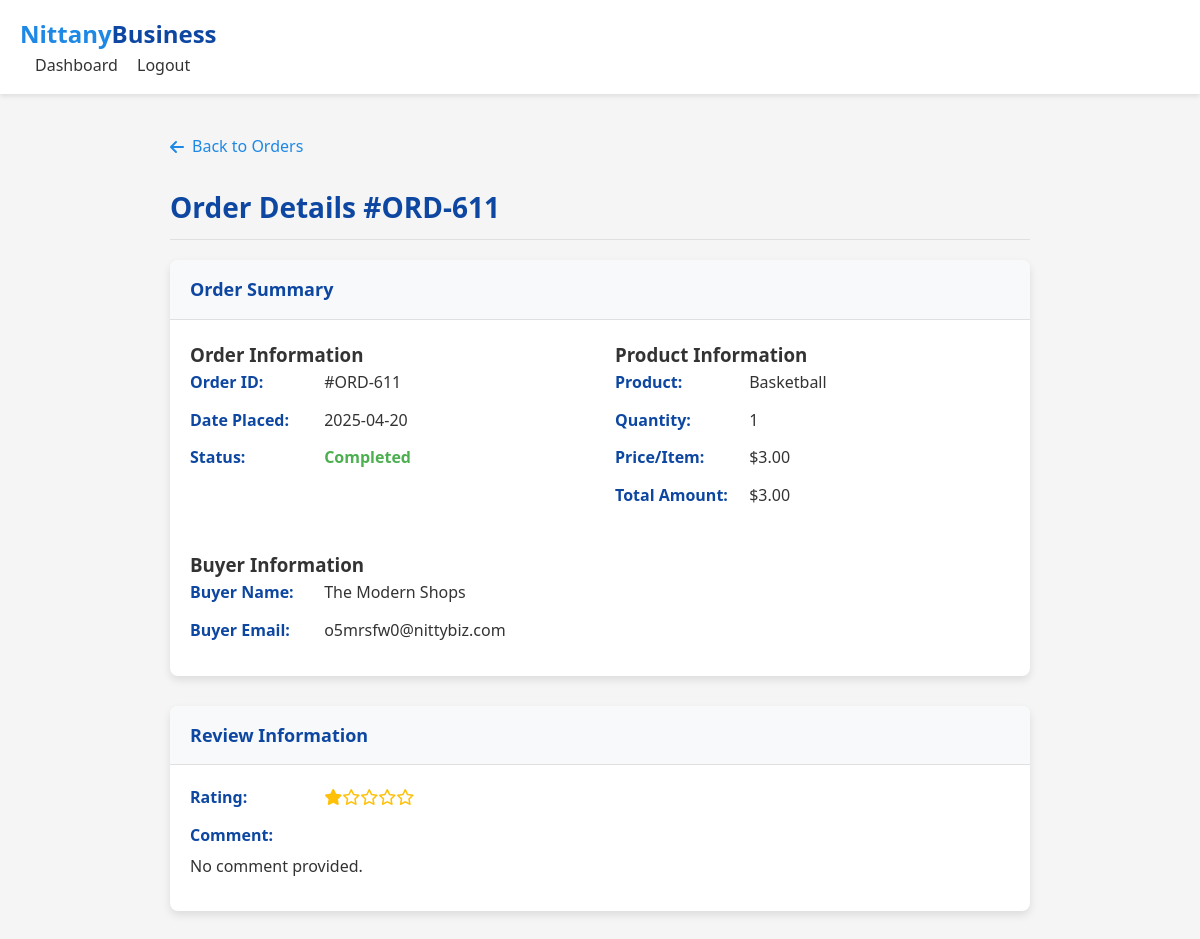
The page /order/611 (signed in) on the database its author committed.
### tables this page shows
CREATE TABLE Orders (
    order_id INTEGER PRIMARY KEY,
    seller_email TEXT NOT NULL,
    listing_id INTEGER NOT NULL,
    buyer_email TEXT NOT NULL,
    date TEXT NOT NULL,
    quantity INTEGER NOT NULL,
    payment REAL NOT NULL,
    FOREIGN KEY (seller_email, listing_id) REFERENCES Product_Listings(seller_email, listing_id),
    FOREIGN KEY (buyer_email) REFERENCES Buyer(email)
);

CREATE TABLE Product_Listings (
    seller_email TEXT,
    listing_id INTEGER,
    category TEXT NOT NULL,
    product_title TEXT NOT NULL,
    product_name TEXT NOT NULL,
    product_description TEXT,
    quantity INTEGER NOT NULL,
    product_price REAL NOT NULL,
    status TEXT NOT NULL,
    PRIMARY KEY (seller_email, listing_id),
    FOREIGN KEY (seller_email) REFERENCES Sellers(email),
    FOREIGN KEY (category) REFERENCES Categories(category_name)
);

CREATE TABLE Buyer (
    email TEXT PRIMARY KEY,
    business_name TEXT,
    buyer_address_id INTEGER,
    FOREIGN KEY (email) REFERENCES Users(email),
    FOREIGN KEY (buyer_address_id) REFERENCES Address(address_ID)
);

CREATE TABLE Reviews (
    order_id INTEGER PRIMARY KEY,
    review_desc TEXT,
    rating INTEGER CHECK(rating >= 1 AND rating <= 5),
    FOREIGN KEY (order_id) REFERENCES Orders(order_id)
);

### app.py (the view, shortened to what this page needs)
@app.route('/order/<int:order_id>')
def view_order(order_id):
    if 'user_email' not in session:
        return redirect(url_for('login'))
    conn = get_db_connection()
    order = None
    if session['user_type'] == 'buyer':
        order = conn.execute(
            '''SELECT o.*, pl.Product_Title, pl.Product_Description, pl.Product_Price,
                  s.business_name AS seller_name, s.email AS seller_email,
                  (SELECT COUNT(*) FROM Reviews r WHERE r.Order_ID = o.Order_ID) > 0 AS has_review
               FROM Orders o
               JOIN Product_Listings pl ON o.Listing_ID = pl.Listing_ID
               JOIN Sellers s ON pl.Seller_Email = s.email
               WHERE o.Order_ID = ? AND o.Buyer_Email = ?''',
            (order_id, session['user_email'])
        ).fetchone()
    elif session['user_type'] == 'seller':
        order = conn.execute(
            '''SELECT o.*, pl.Product_Title, pl.Product_Description, pl.Product_Price,
                  b.business_name AS buyer_name, b.email AS buyer_email,
                  (SELECT COUNT(*) FROM Reviews r WHERE r.Order_ID = o.Order_ID) > 0 AS has_review
               FROM Orders o
               JOIN Product_Listings pl ON o.Listing_ID = pl.Listing_ID
               JOIN Buyer b ON o.Buyer_Email = b.email
               WHERE o.Order_ID = ? AND pl.Seller_Email = ?''',
            (order_id, session['user_email'])
        ).fetchone()
    if not order:
        conn.close()
        flash('Order not found or access denied')
        return redirect(url_for(f'{session["user_type"]}_dashboard'))
    review = conn.execute(
        'SELECT * FROM Reviews WHERE Order_ID = ?',
        (order_id,)
    ).fetchone()
    conn.close()
    return render_template(
        'order_detail.html',
        user_email=session['user_email'],
        user_type=session['user_type'],
        order=order,
        review=review
    )

### app.py (called while the page is built)
def get_db_connection():
    conn = sqlite3.connect(app.config['DATABASE'])
    conn.row_factory = sqlite3.Row
    return conn

### templates/order_detail.html (shortened to what this page needs)
<!DOCTYPE html>
<html lang="en">
<head>
    <link rel="stylesheet" href="https://cdnjs.cloudflare.com/ajax/libs/font-awesome/6.4.0/css/all.min.css">
</head>
<body>
    <header>
        <div class="container">
            <nav class="navbar">
                <a href="/" class="logo">Nittany<span>Business</span></a>
                <div class="header-links">
                    {% if user_type == 'buyer' %}
                    <a href="{{ url_for('buyer_dashboard') }}">Dashboard</a>
                    {% elif user_type == 'seller' %}
                    <a href="{{ url_for('seller_dashboard') }}">Dashboard</a>
                    {% elif user_type == 'helpdesk' %}
                    <a href="{{ url_for('helpdesk_dashboard') }}">Dashboard</a>
                    {% endif %}
                    <a href="{{ url_for('logout') }}">Logout</a>
                </div>
            </nav>
        </div>
    </header>
    <main>
        <div class="container">
            {% if order %}
            <a href="{{ url_for(user_type ~ '_dashboard', tab='orders') }}" class="back-link">
                <i class="fas fa-arrow-left"></i> Back to Orders
            </a>
            <h1 class="page-title">Order Details #ORD-{{ order.Order_ID }}</h1>
            <div class="card">
                <div class="card-header">
                    <h2>Order Summary</h2>
                </div>
                <div class="card-body order-details-grid">
                    <div>
                        <h3>Order Information</h3>
                        <div class="detail-item"><span class="detail-label">Order ID:</span> #ORD-{{ order.Order_ID }}
                        </div>
                        <div class="detail-item"><span class="detail-label">Date Placed:</span> {{ order.Date }}</div>
                        <div class="detail-item"><span class="detail-label">Status:</span>
                            {% if order.Payment > 0 %} <span
                                style="color: var(--success-color); font-weight: bold;">Completed</span> {% else %}
                            <span style="color: var(--warning-color); font-weight: bold;">Pending</span> {% endif %}
                        </div>
                    </div>
                    <div>
                        <h3>Product Information</h3>
                        <div class="detail-item"><span class="detail-label">Product:</span> {{ order.Product_Title }}
                        </div>
                        <div class="detail-item"><span class="detail-label">Quantity:</span> {{ order.Quantity }}</div>
                        <div class="detail-item"><span class="detail-label">Price/Item:</span> ${{
                            "%.2f"|format(order.Product_Price) }}</div>
                        <div class="detail-item"><span class="detail-label">Total Amount:</span> ${{
                            "%.2f"|format(order.Payment) }}</div>
                    </div>
                    {% if user_type == 'buyer' %}
                    <div>
                        <h3>Seller Information</h3>
                        <div class="detail-item"><span class="detail-label">Seller Name:</span> {{ order.seller_name }}
                        </div>
                        <div class="detail-item"><span class="detail-label">Seller Email:</span> {{ order.Seller_Email
                            }}</div>
                    </div>
                    {% elif user_type == 'seller' or user_type == 'helpdesk' %}
                    <div>
                        <h3>Buyer Information</h3>
                        <div class="detail-item"><span class="detail-label">Buyer Name:</span> {{ order.buyer_name }}
                        </div>
                        <div class="detail-item"><span class="detail-label">Buyer Email:</span> {{ order.Buyer_Email }}
                        </div>
                    </div>
                    {% endif %}
                </div>
            </div>
            <div class="card review-section">
                <div class="card-header">
                    <h2>Review Information</h2>
                </div>
                <div class="card-body">
                    {% if review %}
                    <div class="detail-item">
                        <span class="detail-label">Rating:</span>
                        <span class="stars">
                            {% for i in range(review.Rating) %}<i class="fas fa-star"></i>{% endfor %}{% for i in
                            range(5 - review.Rating) %}<i class="far fa-star"></i>{% endfor %}
                        </span>
                    </div>
                    <div class="detail-item"><span class="detail-label">Comment:</span>
                        <p style="margin-top: 5px;">{{ review.Review_Desc if review.Review_Desc else 'No comment
                            provided.' }}</p>
                    </div>
                    {% elif user_type == 'buyer' and order.Payment > 0 %}
                    <p>You haven't reviewed this order yet.</p>
                    <button class="btn btn-primary review-btn" data-order="{{ order.Order_ID }}"
                        data-product="{{ order.Product_Title }}">Write a Review</button>
                    {% else %}
                    <p>No review submitted for this order.</p>
                    {% endif %}
                </div>
            </div>
            {% else %}
            <h1 class="page-title">Order Not Found</h1>
            <p>The requested order could not be found or you do not have permission to view it.</p>
            <a href="{{ url_for(user_type ~ '_dashboard') if user_type else url_for('index') }}" class="back-link">
                <i class="fas fa-arrow-left"></i> Back to Dashboard
            </a>
            {% endif %}
        </div>
    </main>
</body>
</html>

### templates/order_detail.html (style rules this page uses)
:root { --primary-color: #1e88e5; --secondary-color: #0d47a1; --accent-color: #64b5f6; --success-color: #4caf50; --warning-color: #ff9800; --danger-color: #f44336; --text-color: #333; --light-bg: #f5f5f5; --card-shadow: 0 4px 8px rgba(0, 0, 0, 0.1); --hover-transition: all 0.3s ease; --border-color: #e0e0e0; }
* { margin: 0; padding: 0; box-sizing: border-box; font-family: 'Segoe UI', Tahoma, Geneva, Verdana, sans-serif; }
body { background-color: var(--light-bg); color: var(--text-color); line-height: 1.6; min-height: 100vh; display: flex; flex-direction: column; }
.container { max-width: 900px; margin: 0 auto; padding: 0 20px; }
header { background-color: white; box-shadow: 0 2px 5px rgba(0, 0, 0, 0.1); padding: 15px 0; position: sticky; top: 0; z-index: 100; }
header .container { max-width: 1200px; display: flex; justify-content: space-between; align-items: center; }
.logo { font-size: 24px; font-weight: bold; color: var(--primary-color); text-decoration: none; }
.logo span { color: var(--secondary-color); }
.header-links a { margin-left: 15px; color: var(--text-color); text-decoration: none; font-weight: 500; }
main { flex: 1; padding: 40px 0; }
.page-title { font-size: 28px; color: var(--secondary-color); margin-bottom: 20px; text-align: left; border-bottom: 1px solid var(--border-color); padding-bottom: 10px; }
.card { background-color: white; border-radius: 8px; box-shadow: var(--card-shadow); margin-bottom: 25px; overflow: hidden; }
.card-header { padding: 15px 20px; border-bottom: 1px solid var(--border-color); background-color: #f8f9fa; }
.card-header h2 { font-size: 18px; color: var(--secondary-color); margin: 0; }
.card-body { padding: 20px; }
.back-link { display: inline-flex; align-items: center; gap: 8px; color: var(--primary-color); text-decoration: none; margin-bottom: 25px; font-weight: 500; }
.order-details-grid { display: grid; grid-template-columns: repeat(auto-fit, minmax(300px, 1fr)); gap: 30px; }
.detail-item { margin-bottom: 12px; font-size: 16px; }
.detail-label { font-weight: 600; color: var(--secondary-color); display: inline-block; width: 130px; }
.review-section { margin-top: 30px; }
.stars { color: #ffc107; }

### rows shown on the page
Orders: Order_ID "611", Date "2025-04-20", Quantity "1", Payment "3.00", Buyer_Email "o5mrsfw0@nittybiz.com"
Product_Listings: Product_Title "Basketball", Product_Price "3.00"
Buyer: buyer_name "The Modern Shops"
Reviews: rating 1 (drawn), review_desc "No comment provided."
